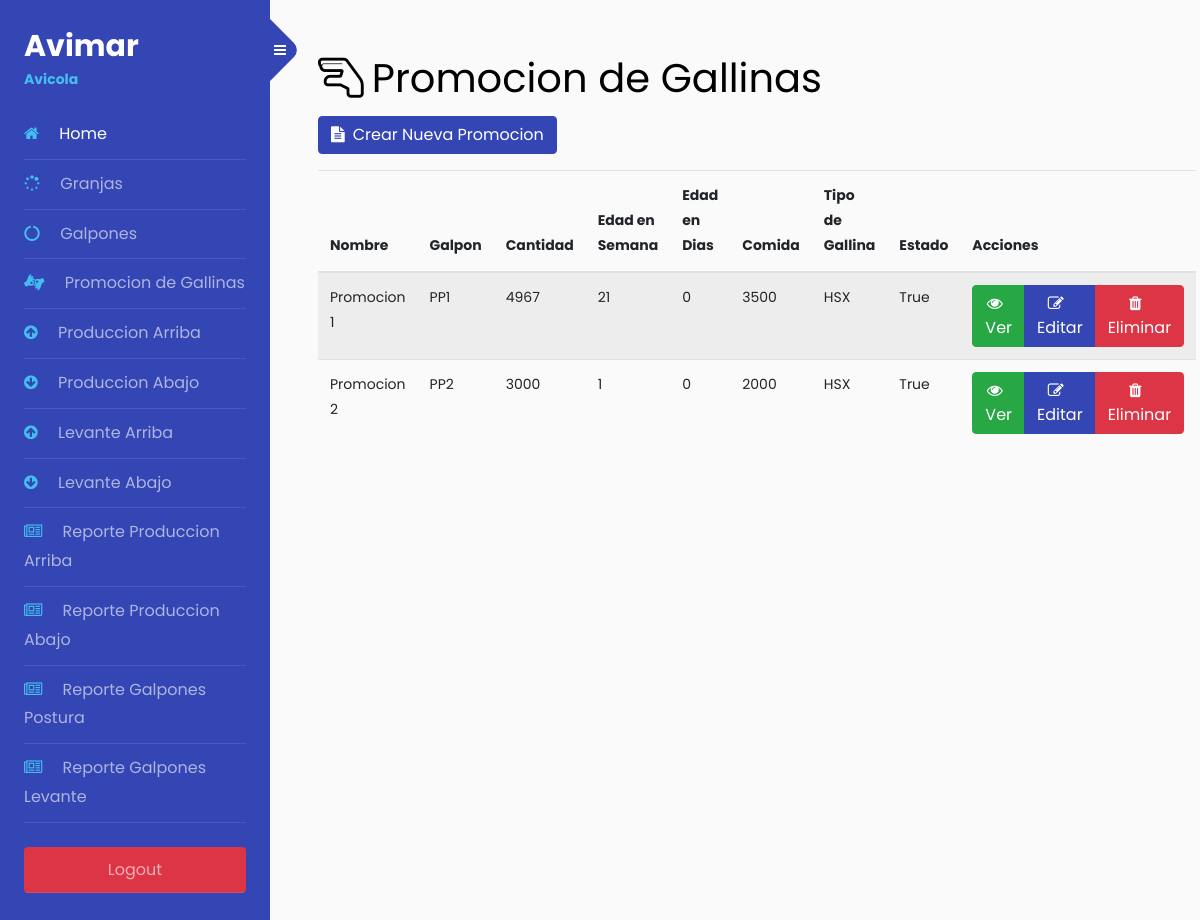
/chicken/ (signed in), run on an earlier commit of the app's database.
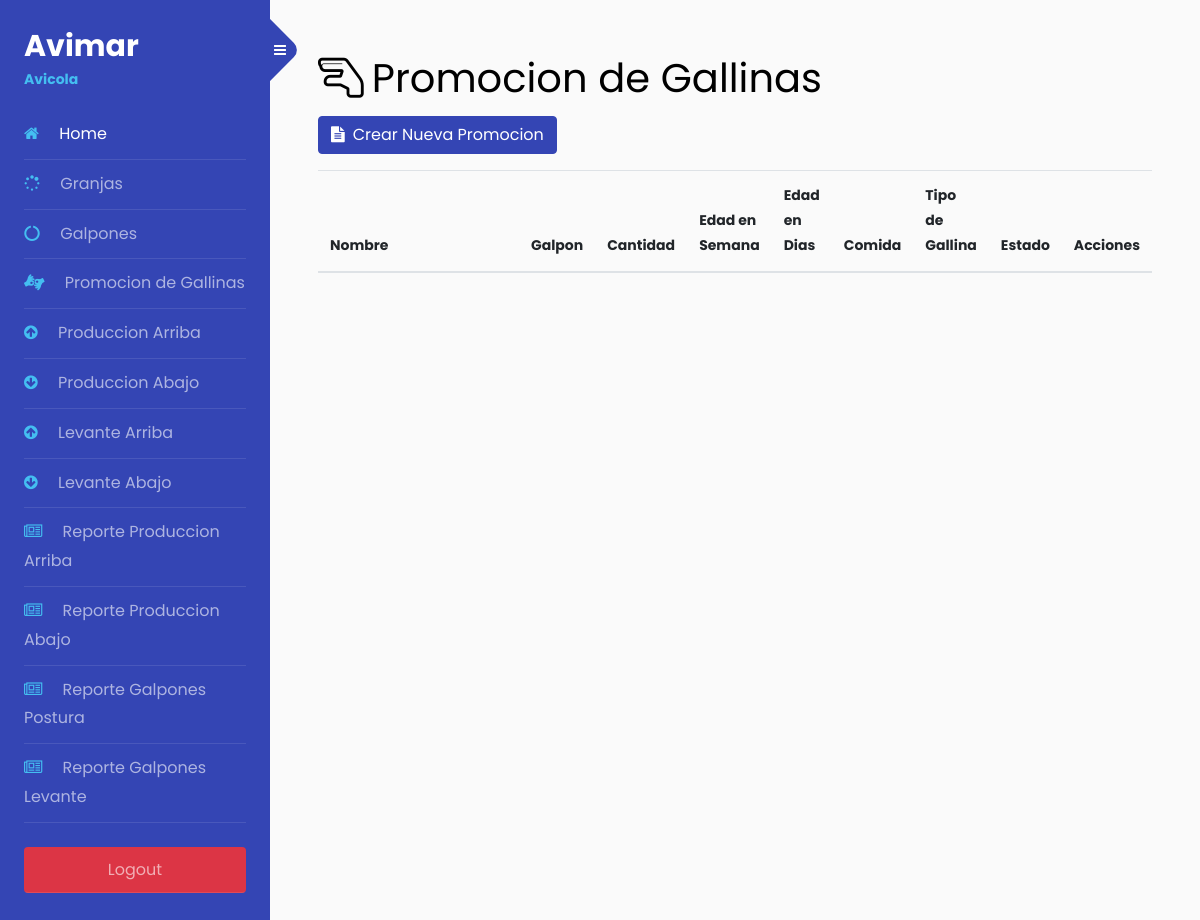
And on a later commit of the database.
### chickens/models.py (models this page shows, shortened)
class Promotion(models.Model):
    TYPE_CHOICES = [
        ('HSX', 'HYSEX'),
        ('HSN', 'H.NEGRA'),
        ('HYN', 'HYN'),
        ('LMN', 'LOHMAN'),
        ('NVG', 'NOVOGEN')
    ]
    name = models.CharField(
        max_length=50,
        unique=True)
    shed = models.OneToOneField(
        Shed,
        on_delete=models.CASCADE
    )
    food = models.IntegerField(default=0)
    quantity = models.IntegerField()
    week_age = models.IntegerField(default=1)
    age_days = models.IntegerField(default=0)
    chicken_type = models.CharField(
        max_length =3,
        choices= TYPE_CHOICES
    )
    is_active = models.BooleanField(
        default=False,
    )
    created = models.DateTimeField(
        auto_now=True,
    )
    updated = models.DateTimeField(
        auto_now=True,
    )
    class Meta:
        verbose_name = "Promotion"
        verbose_name_plural = "Promotions"

### sheds/models.py (models this page shows, shortened)
class Shed(models.Model):
    TYPE_CHOICES =[
        ('P', 'Produccion'),
        ('L', 'Levante')
    ]
    farm = models.ForeignKey(
        Farm,
        on_delete=models.CASCADE
    )
    type = models.CharField(
        max_length=2,
        choices= TYPE_CHOICES
    )
    name = models.IntegerField()
    is_active = models.BooleanField(
        default=True,
    )
    created = models.DateTimeField(
        auto_now_add=True,
    )
    updated = models.DateTimeField(
        auto_now=True,
    )
    class Meta:
        verbose_name = "Shed"
        verbose_name_plural = "Sheds"
        ordering = ('-type','farm')
    def __str__(self):
        return str(self.type)+str(self.name)

### chickens/views.py (the view)
# urls.py: path('', PromotionListado.as_view(template_name = "chicken/lista.html"), name='leer_promotion'),
class PromotionListado(LoginRequiredMixin,ListView):
    model = Promotion

### chickens/templates/chicken/lista.html (shortened to what this page needs)
{% extends 'farm/base.html' %}
{% block content %}
{% load static %}
{% if 'chickens.view_promotion' in user.get_all_permissions %}
  <h1><span class="fa fa-hand-lizard-o mr-2"></span>Promocion de Gallinas</h1>
  {% if 'chickens.add_promotion' in user.get_all_permissions %}
    <div align="left" class="btn_crear mb-3">
      <a href="crear"  class="btn btn-primary"><span class="fa fa-file-text mr-2"></span>Crear Nueva Promocion</a>
    </div>
  {% endif %}
  <table class="table table-striped table-hover">
    <thead>
      <tr>
        <th width="35%">Nombre</th>
        <th>Galpon</th>
        <th>Cantidad</th>
        <th>Edad en Semana</th>
        <th>Edad en Dias</th>
        <th>Comida</th>
        <th>Tipo de Gallina</th>
        <th>Estado</th>
        <th>Acciones</th>
      </tr>
    </thead>
    <tbody>
    {% for promotion in object_list %}
      <tr>
        <td>{{ promotion.name }}</td>
        <td>{{ promotion.shed }}</td>
        <td>{{ promotion.quantity }}</td>
        <td>{{ promotion.week_age }}</td>
        <td>{{ promotion.age_days }}</td>
        <td>{{ promotion.food }}</td>
        <td>{{ promotion.chicken_type }}</td>
        <td>{{ promotion.is_active }}</td>
        <td>
          <form method="POST" action="eliminar/{{promotion.id}}">
            <div class="btn-group">
              <a href="detalle/{{promotion.id}}" title="Ver"  class="btn btn-success"><span class="fa fa-eye mr-2"></span>Ver </a>
              {% if 'chickens.change_promotion' in user.get_all_permissions %}
                <a href="editar/{{promotion.id}}" title="Editar"  class="btn btn-primary"><span class="fa fa-pencil-square-o mr-2"></span>Editar </a>
              {% endif %}
              {% if 'chickens.delete_promotion' in user.get_all_permissions %}
                <button class="btn btn-danger" onclick="return eliminar();" type="submit">
                  <span class="fa fa-trash mr-2"></span>Eliminar
                </button>
              {% endif %}
            </div>
          </form>
        </td>
      </tr>
    {% endfor %}
    </tbody>
  </table>
{% endif %}
{% endblock %}

What changed in the data, as far as the page shows it:
removed Promotion: name "Promocion 1", shed "PP1", quantity "4967", week_age "21", age_days "0", food "3500", chicken_type "HSX", is_active "True"
removed Promotion: name "Promocion 2", shed "PP2", quantity "3000", week_age "1", age_days "0", food "2000", chicken_type "HSX", is_active "True"
